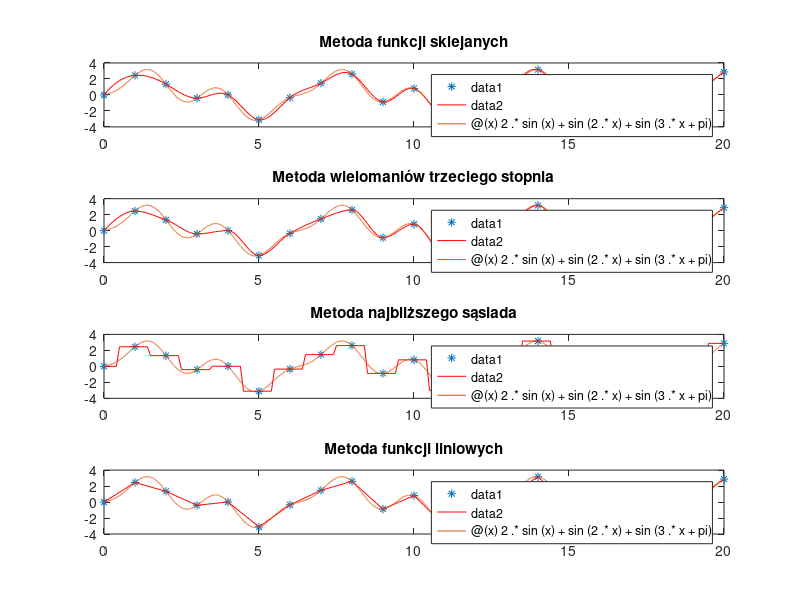

Recreate this plot in MATLAB.
%INTERPOLACJA skrypt testuje różne metody interpolacji 1-D
%

%-----------------interpolowana funkcja-------------------
f=@(x) 2.*sin(x)+sin(2.*x)+sin(3.*x+pi); 
%-----------------węzły interpolacji----------------------
x=[0:20];
y=f(x); 
%-----------------metody interpolacji---------------------
x_int=[0:0.1:20]; 
y_int1=interp1(x,y,x_int,'spline');
y_int2=interp1(x,y,x_int,'pchip');
y_int3=interp1(x,y,x_int,'nearest');
y_int4=interp1(x,y,x_int,'linear');
%---------------------wykresy------------------------------
subplot(4,1,1), plot(x,y,'*',x_int,y_int1,'-r')
hold on, fplot(f,[0,20])
title('Metoda funkcji sklejanych')
subplot(4,1,2), plot(x,y,'*',x_int,y_int2,'-r')
hold on, fplot(f,[0,20])
title('Metoda wielomaniów trzeciego stopnia')
subplot(4,1,3), plot(x,y,'*',x_int,y_int3,'-r')
hold on, fplot(f,[0,20])
title('Metoda najbliższego sąsiada')
subplot(4,1,4), plot(x,y,'*',x_int,y_int4,'-r')
hold on, fplot(f,[0,20])
title('Metoda funkcji liniowych')